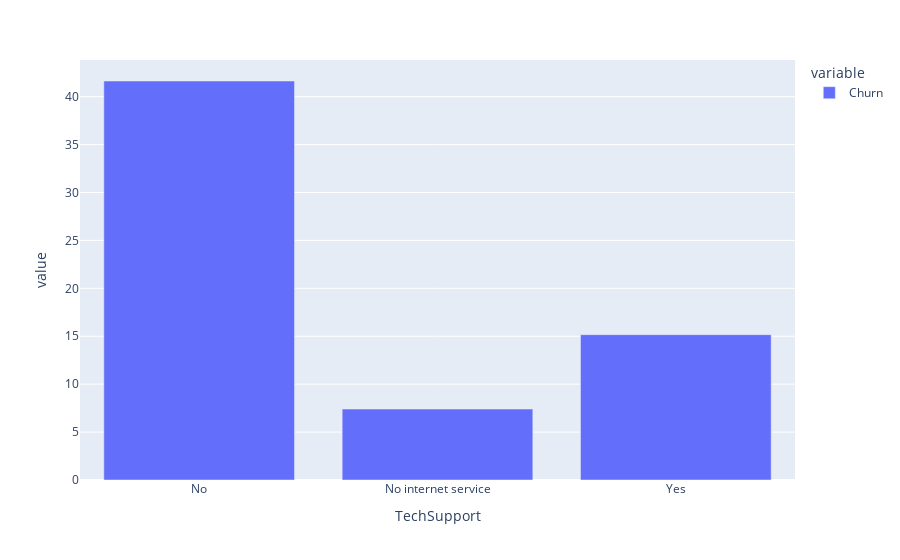

Write notebook code for a chart like this one.
### Code cell
df.groupby('TechSupport')['Churn'].mean().multiply(100).plot(kind = 'bar', backend = 'plotly')

### Figure 1 — Plotly figure (JSON) as saved in the notebook; plotly's stock layout.template omitted (floating-point values rounded to 4 significant figures)
{"data": [{"alignmentgroup": "True", "hovertemplate": "variable=Churn<br>TechSupport=%{x}<br>value=%{y}<extra></extra>", "legendgroup": "Churn", "marker": {"color": "#636efa", "pattern": {"shape": ""}}, "name": "Churn", "offsetgroup": "Churn", "orientation": "v", "showlegend": true, "textposition": "auto", "type": "bar", "x": ["No", "No internet service", "Yes"], "xaxis": "x", "y": [41.64, 7.405, 15.17], "yaxis": "y"}], "layout": {"barmode": "relative", "legend": {"title": {"text": "variable"}, "tracegroupgap": 0}, "margin": {"t": 60}, "xaxis": {"anchor": "y", "domain": [0, 1], "title": {"text": "TechSupport"}}, "yaxis": {"anchor": "x", "domain": [0, 1], "title": {"text": "value"}}}}
